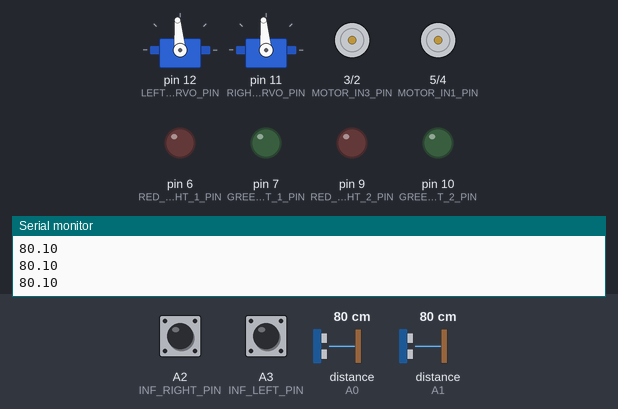
Bench run of a sketch on a simulated Arduino Uno, built with avr-gcc and run on an emulated ATmega328P. On the bench: 2 × servo, motor-driver pin pairs drawn as motors (green arrow = first pin HIGH = forward, orange = second pin HIGH = backward, longer = more drive), output pins drawn as LEDs (lit = HIGH), the last lines printed to the serial monitor. Wiring (inferred from the names in the program): ultrasonic range finder: trigger pin 8; echo A1. The test bench sets the inputs (shaded band); at power-on: distance to the obstacle (sensors on A1, A0) 80 cm, A2 (INF_RIGHT_PIN) LOW, A3 (INF_LEFT_PIN) LOW. The echo pulse lasts 58.3 µs per cm; pins used as bus, display or sensor lines are not drawn.

Above: at 3.0 s.
3.1 s: distance to the obstacle (sensor on A1) set to 45 cm
4.6 s: distance to the obstacle (sensor on A1) set to 38 cm
At 6.3 s:
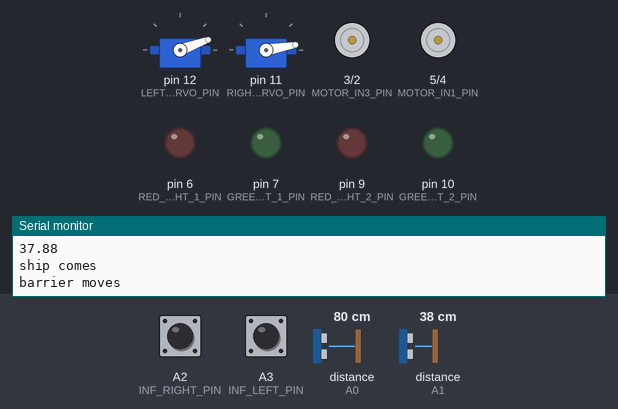
At 7.5 s:
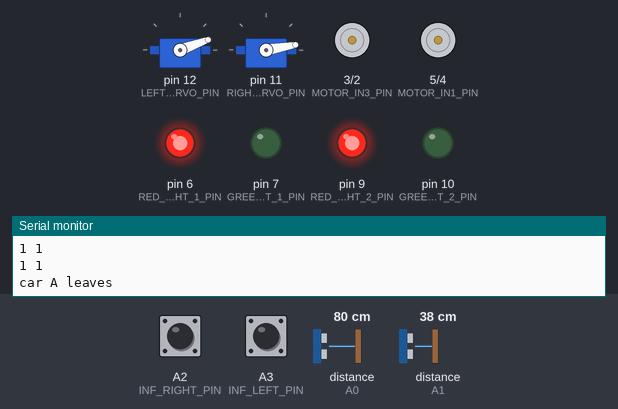
Timing chart, 0 to 36.5 s (numbered marks = the images above; inputs shaded):
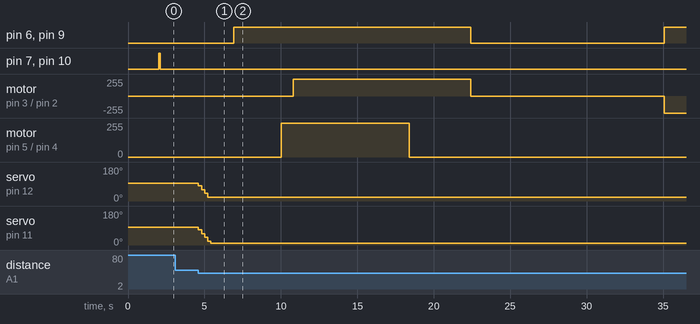

The sketch:

main.ino
```cpp
#include <Servo.h>
#define GREEN_LIGHT_1_PIN 7
#define RED_LIGHT_1_PIN 6
#define GREEN_LIGHT_2_PIN 10
#define RED_LIGHT_2_PIN 9
#define INF_LEFT_PIN A3
#define INF_RIGHT_PIN A2
#define TRIG_MID_FRONT_PIN 8
#define ECHO_MID_FRONT_PIN A1
#define TRIG_MID_BEHIND_PIN 13
#define ECHO_MID_BEHIND_PIN A0
#define INF_MID_FRONT_PIN A3
#define INF_MID_BEHIND_PIN A2
#define LEFT_SERVO_PIN 12
#define RIGHT_SERVO_PIN 11
#define MOTOR_IN1_PIN 5
#define MOTOR_IN2_PIN 4
#define MOTOR_IN3_PIN 3
#define MOTOR_IN4_PIN 2

#define LEFT_SIDE -1
#define MID_FRONT_SIDE 0
#define RIGHT_SIDE 1
#define MID_BEHIND_SIDE 2

#define CAR_DISTANCE_MIN 0.5
#define CAR_DISTANCE_MAX 10

#define SHIP_DISTANCE_MIN 3
#define SHIP_DISTANCE_MAX 40

#define RED -1
#define GREEN 1

#define UP 0
#define DOWN 1

Servo LeftServo;
Servo RightServo;
volatile int car_from = 0;

float getDistance(int side) {
  int trigPin, echoPin;
  if (side == MID_FRONT_SIDE) {
    trigPin = TRIG_MID_FRONT_PIN;
    echoPin = ECHO_MID_FRONT_PIN;
  } else if (side == MID_BEHIND_SIDE) {
    trigPin = TRIG_MID_BEHIND_PIN;
    echoPin = ECHO_MID_BEHIND_PIN;
  }
  digitalWrite(trigPin, LOW);
  delayMicroseconds(2);
  digitalWrite(trigPin, HIGH);
  delayMicroseconds(10);
  digitalWrite(trigPin, LOW);
  float cm = pulseIn(echoPin, HIGH) / 58.00;
  /*digitalWrite(trigPin, LOW);
    delayMicroseconds(2);
    digitalWrite(trigPin, HIGH);
    delayMicroseconds(2);
    digitalWrite(trigPin, LOW);
    float cm = int(pulseIn(echoPin, HIGH) / 58.0 * 100) / 100.0;*/
  return cm;
}

bool detectCar(int side) {
  // float myDistance = getDistance(side);
  // return myDistance <= CAR_DISTANCE_MAX && myDistance >= CAR_DISTANCE_MIN;
  int pin;
  if (side == LEFT_SIDE) {
    pin = INF_LEFT_PIN;
  } else if (side == RIGHT_SIDE) {
    pin = INF_RIGHT_PIN;
  }
  bool myRd = !digitalRead(pin);
  Serial.print(side);
  Serial.print(" ");
  Serial.println(myRd);
  return myRd;
}

bool detectShip(int side) {
  // float myDistance = getDistance(side);
  // return myDistance <= SHIP_DISTANCE_MAX && myDistance >= SHIP_DISTANCE_MIN;
  float myDistance = getDistance(side);
  Serial.println(myDistance);
  return myDistance <= SHIP_DISTANCE_MAX && myDistance >= SHIP_DISTANCE_MIN;
}

void changeLight(int lightColor) {
  if (lightColor == RED) {
    digitalWrite(RED_LIGHT_1_PIN, HIGH);
    digitalWrite(GREEN_LIGHT_1_PIN, LOW);
    digitalWrite(RED_LIGHT_2_PIN, HIGH);
    digitalWrite(GREEN_LIGHT_2_PIN, LOW);
  } else if (lightColor == GREEN) {
    digitalWrite(GREEN_LIGHT_1_PIN, HIGH);
    digitalWrite(RED_LIGHT_1_PIN, LOW);
    digitalWrite(GREEN_LIGHT_2_PIN, HIGH);
    digitalWrite(RED_LIGHT_2_PIN, LOW);
  } else if (lightColor == 0) {
    digitalWrite(GREEN_LIGHT_1_PIN, LOW);
    digitalWrite(RED_LIGHT_1_PIN, LOW);
    digitalWrite(GREEN_LIGHT_2_PIN, LOW);
    digitalWrite(RED_LIGHT_2_PIN, LOW);
  }
  Serial.println("light changes");
}

void moveBarrier(int direction) {
  int pos, needPos = 60;
  LeftServo.attach(LEFT_SERVO_PIN);
  RightServo.attach(RIGHT_SERVO_PIN);
  if (direction == UP) {
    LeftServo.write(40);
    RightServo.write(40);
    delay(200);
    LeftServo.write(60);
    RightServo.write(60);
    delay(200);
    LeftServo.write(80);
    RightServo.write(80);
    delay(200);
    LeftServo.write(95);
    RightServo.write(95);
  } else if (direction == DOWN) {
    LeftServo.write(80);
    RightServo.write(80);
    delay(200);
    LeftServo.write(60);
    RightServo.write(60);
    delay(200);
    LeftServo.write(40);
    RightServo.write(40);
    delay(200);
    LeftServo.write(20);
    RightServo.write(20);
    delay(200);
    RightServo.write(10);
  }
  delay(500);
  Serial.println("barrier moves");
}

void waitCarACome() {
  int leftCount = 0, rightCount = 0;
  while (true) {
    if (detectCar(LEFT_SIDE)) {
      ++leftCount;
      if (leftCount > 1) {
        car_from = LEFT_SIDE;
        break;
      }
    } else if (detectCar(RIGHT_SIDE)) {
      ++rightCount;
      if (rightCount > 1) {
        car_from = RIGHT_SIDE;
        break;
      }
    }
    else {
      leftCount = leftCount == 0 ? 0 : leftCount - 1;
      rightCount = rightCount == 0 ? 0 : rightCount - 1;
    }
    delay(100);
  }
  Serial.println("car A comes");
}

void waitShipCome() {
  int count = 0,comeCount = 0;
  while (true) {
    if (detectShip(MID_FRONT_SIDE)) {
      ++count;
      if (count > 0)
        break;
    } else
      count = count == 0 ? 0 : count - 1;
    delay(100);
  }
  Serial.println("ship comes");
}

void waitCarALeave() {
  int detectSide = car_from == LEFT_SIDE ? RIGHT_SIDE : LEFT_SIDE;
  int count = 0;
  while (true) {
    if (detectCar(detectSide)) {
      ++count;
      if (count > 1)
        break;
    } else
      count = count == 0 ? 0 : count - 1;
    delay(100);
  }
  Serial.println("car A leaves");
  delay(3000);
}

void moveBridge_old(int direction) {
  int i;
  if (direction == UP) {
    for (i = 0; i <= 255; i += 5) {
      analogWrite(MOTOR_IN1_PIN, i);
      analogWrite(MOTOR_IN2_PIN, 0);
      analogWrite(MOTOR_IN3_PIN, i);
      analogWrite(MOTOR_IN4_PIN, 0);
      delay(50);
    }
    delay(4000);
    for (i = 255; i >= 0; i -= 5) {
      analogWrite(MOTOR_IN1_PIN, i);
      analogWrite(MOTOR_IN2_PIN, 0);
      analogWrite(MOTOR_IN3_PIN, i);
      analogWrite(MOTOR_IN4_PIN, 0);
      delay(50);
    }
    /*digitalWrite(MOTOR_IN1_PIN, HIGH);
      digitalWrite(MOTOR_IN2_PIN, LOW);
      digitalWrite(MOTOR_IN3_PIN, HIGH);
      digitalWrite(MOTOR_IN4_PIN, LOW);
      delay(4000);
      digitalWrite(MOTOR_IN1_PIN, HIGH);
      digitalWrite(MOTOR_IN2_PIN, LOW);
      digitalWrite(MOTOR_IN3_PIN, HIGH);
      digitalWrite(MOTOR_IN4_PIN, LOW);*/
  } else if (direction == DOWN) {
    for (i = 0; i <= 255; i += 5) {
      analogWrite(MOTOR_IN1_PIN, 0);
      analogWrite(MOTOR_IN2_PIN, i);
      analogWrite(MOTOR_IN3_PIN, 0);
      analogWrite(MOTOR_IN4_PIN, i);
      delay(50);
    }
    delay(5000);
    for (i = 255; i >= 0; i -= 5) {
      analogWrite(MOTOR_IN1_PIN, 0);
      analogWrite(MOTOR_IN2_PIN, i);
      analogWrite(MOTOR_IN3_PIN, 0);
      analogWrite(MOTOR_IN4_PIN, i);
      delay(50);
    }
  }
  Serial.println("bridge moves");
}

void moveBridge(int direction) {
  if (direction == UP) {
    digitalWrite(MOTOR_IN1_PIN, HIGH);
    digitalWrite(MOTOR_IN2_PIN, LOW);
    delay(800);
    digitalWrite(MOTOR_IN3_PIN, HIGH);
    digitalWrite(MOTOR_IN4_PIN, LOW);
    delay(7600);
    digitalWrite(MOTOR_IN1_PIN, LOW);
    digitalWrite(MOTOR_IN2_PIN, LOW);
    delay(4000);
    digitalWrite(MOTOR_IN3_PIN, LOW);
    digitalWrite(MOTOR_IN4_PIN, LOW);
  } else if (direction == DOWN) {
    digitalWrite(MOTOR_IN4_PIN, HIGH);
    digitalWrite(MOTOR_IN3_PIN, LOW);
    delay(3000);
    digitalWrite(MOTOR_IN2_PIN, HIGH);
    digitalWrite(MOTOR_IN1_PIN, LOW);
    delay(6500);
    digitalWrite(MOTOR_IN4_PIN, LOW);
    digitalWrite(MOTOR_IN3_PIN, LOW);
    delay(1000);
    digitalWrite(MOTOR_IN2_PIN, LOW);
    digitalWrite(MOTOR_IN1_PIN, LOW);
  }
  Serial.println("bridge moves");
}

void waitShipLeave() {
  int count = 0, leaveCount = 0;
  while (true) {
    if (detectShip(MID_BEHIND_SIDE)) {
      ++count;
      if (count >= 2)
        break;
    } else
      count = count == 0 ? 0 : count + 1;
    ++leaveCount;
    delay(50);
    if (leaveCount > 200)
      break;
  }
  Serial.println("ship will leave");
  count = 0;
  while (true) {
    if (!detectShip(MID_BEHIND_SIDE)) {
      ++count;
      if (count >= 10)
        break;
    } else
      count = 0;
    delay(50);
  }
  delay(1000);
  Serial.println("ship leaves");
}

void setup() {
  Serial.begin(9600);
  pinMode(RED_LIGHT_1_PIN, OUTPUT);
  pinMode(GREEN_LIGHT_1_PIN, OUTPUT);
  pinMode(RED_LIGHT_2_PIN, OUTPUT);
  pinMode(GREEN_LIGHT_2_PIN, OUTPUT);
  pinMode(INF_LEFT_PIN, INPUT);
  pinMode(INF_RIGHT_PIN, INPUT);
  pinMode(TRIG_MID_FRONT_PIN, OUTPUT);
  pinMode(ECHO_MID_FRONT_PIN, INPUT);
  pinMode(TRIG_MID_BEHIND_PIN, OUTPUT);
  pinMode(ECHO_MID_BEHIND_PIN, INPUT);
  pinMode(MOTOR_IN1_PIN, OUTPUT);
  pinMode(MOTOR_IN2_PIN, OUTPUT);
  pinMode(MOTOR_IN3_PIN, OUTPUT);
  pinMode(MOTOR_IN4_PIN, OUTPUT);
  LeftServo.attach(LEFT_SERVO_PIN);
  LeftServo.write(95);
  RightServo.attach(RIGHT_SERVO_PIN);
  RightServo.write(95);
  delay(1000);
  LeftServo.attach(LEFT_SERVO_PIN);
  LeftServo.write(95);
  RightServo.attach(RIGHT_SERVO_PIN);
  RightServo.write(95);
  delay(1000);
  changeLight(GREEN);
  waitCarACome();
  changeLight(0);
  waitShipCome();
  moveBarrier(DOWN);
  delay(1000);
  changeLight(RED);
  //delay(1000);
  //changeLight(0);
  waitCarALeave();
  changeLight(RED);
  moveBridge(UP);
  changeLight(0);
  waitShipLeave();
  changeLight(RED);
  moveBridge(DOWN);
  changeLight(0);
  moveBarrier(UP);
  changeLight(GREEN);
}

void loop() {
}
```

Measured:
- the behaviour switches between 41 and 40 cm on distance to the obstacle (sensor on A1) (found by bisection; images 0 and 1)
- after the input at 4.6 s, pin 6 (RED_LIGHT_1_PIN), pin 9 (RED_LIGHT_2_PIN): LOW → HIGH after 2.3 s, → LOW 15.5 s later, → HIGH 12.7 s later
